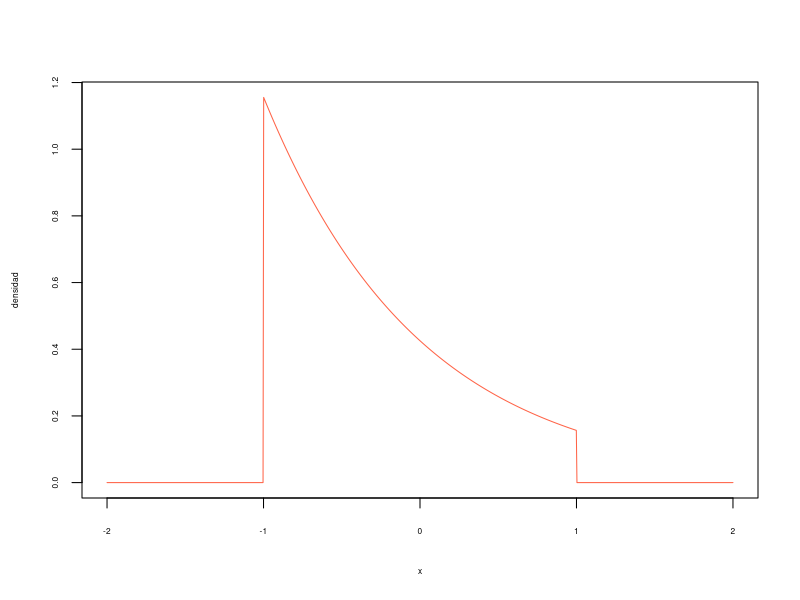

Here is the R script that generated this plot:
## ---- chunk 1
alpha=1/(exp(2)-1)
## ---- chunk 2
f=function(x,alpha) {ifelse(abs(x)<1,alpha*exp(1-x),0)} 
  curve(f(x,alpha),xlim=c(-2,2),col="tomato",ylab="densidad",n=1000,cex=0.5,cex.lab=0.5,cex.axis=0.5)
